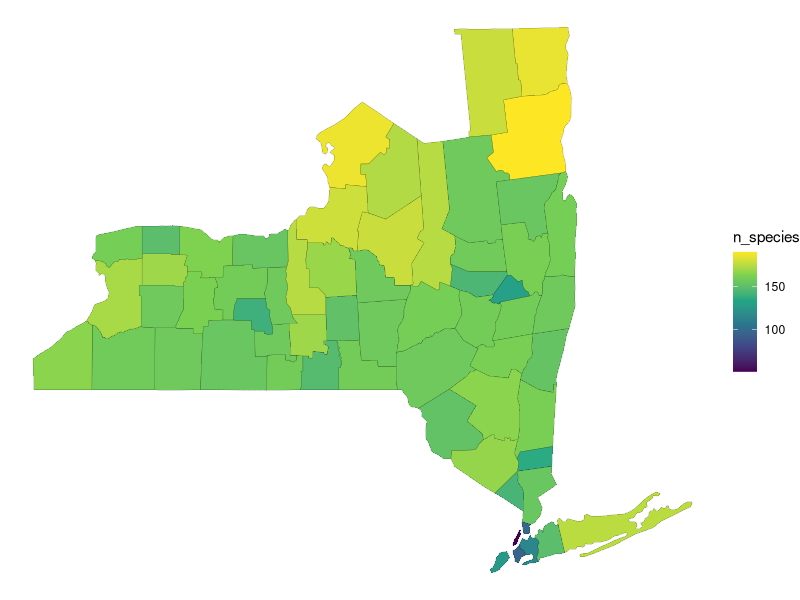
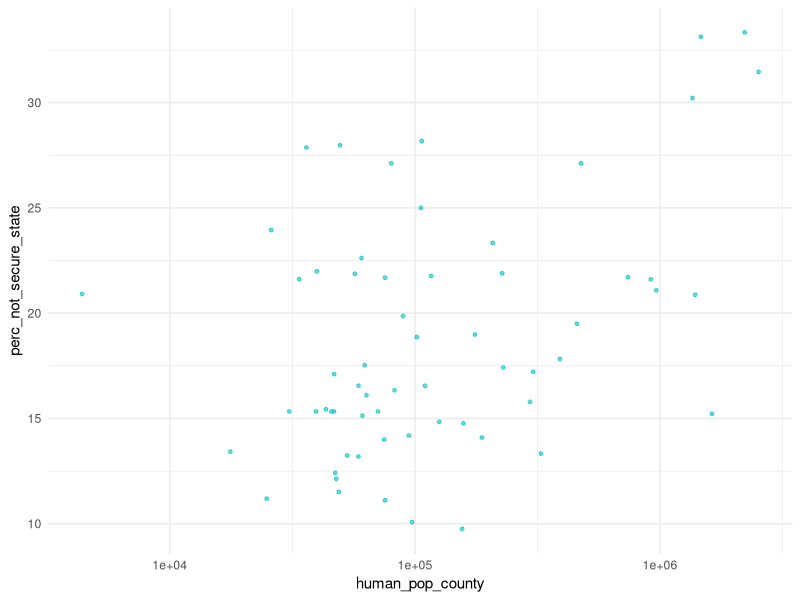
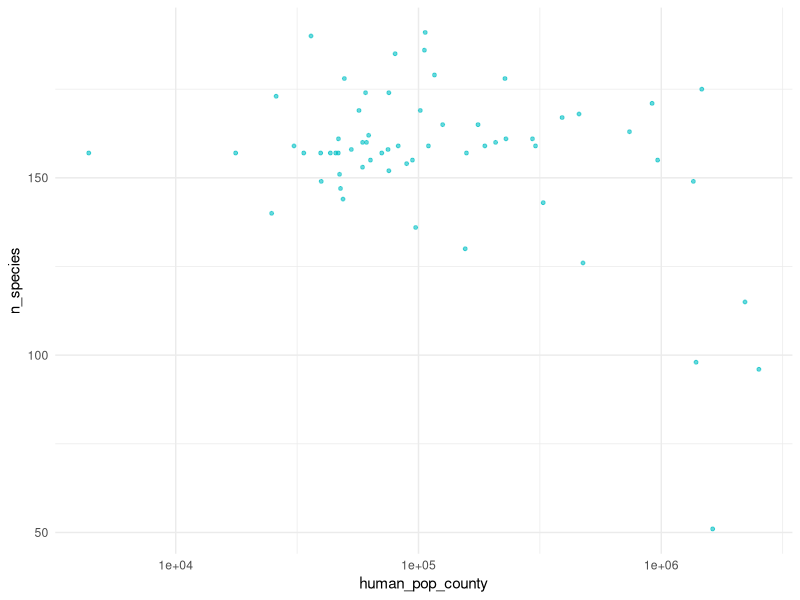
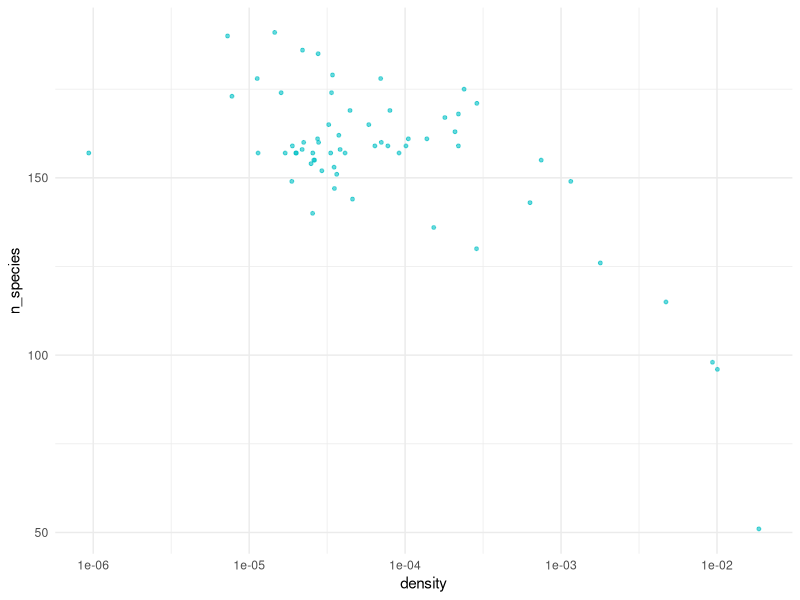
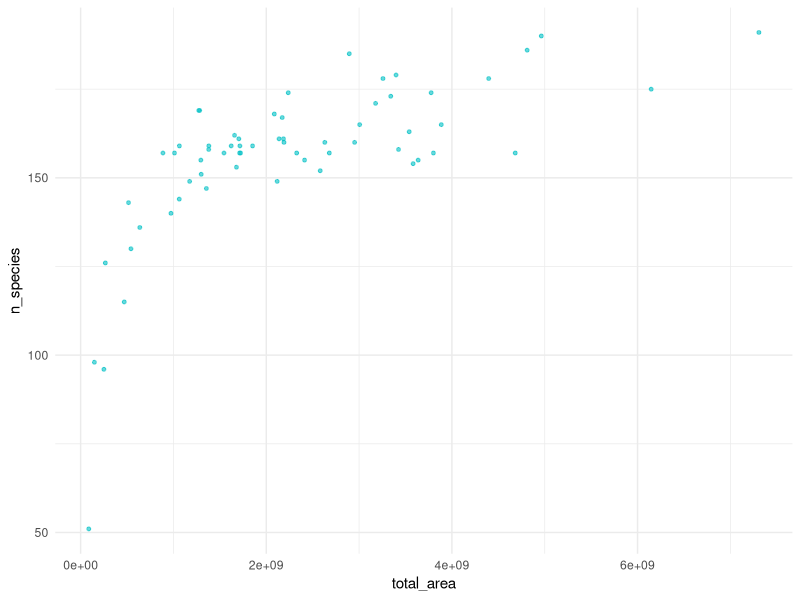
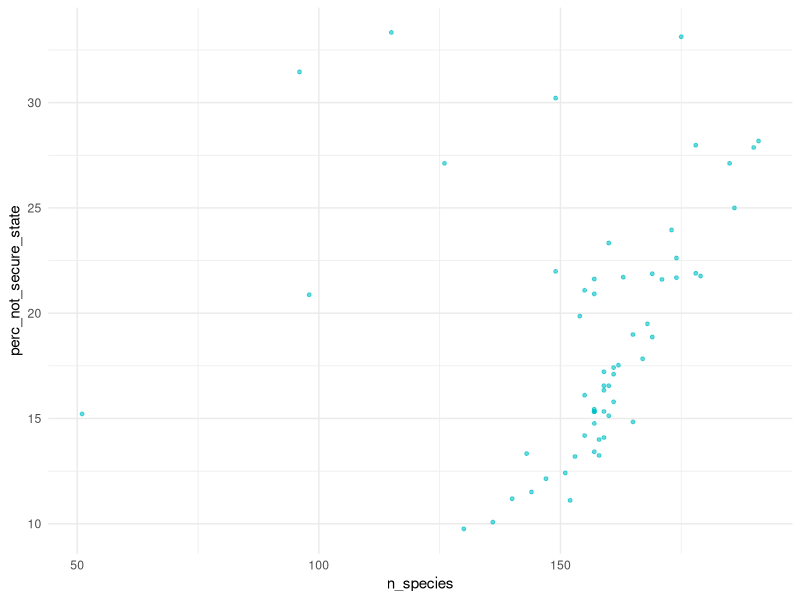

These figures' R source, in order:
## ---- chunk 1
library("readr")
library("dplyr")
library("tidyr")
library("stringr")
## ---- chunk 2
# Contains names of plants and animals, as well as endangerment status, in NY at the county level
#biodiversity = read_csv("./data/Biodiversity.csv")

#https://data.ny.gov/api/views/6x7f-k6wi/rows.csv?accessType=DOWNLOAD&sorting=true
#biodiversity = read_csv("./data/Biodiversity_Animals_Plants.csv")

#https://data.ny.gov/api/views/4asw-6tmc/rows.csv?accessType=DOWNLOAD&sorting=true
biodiversity = read_csv("./data/Biodiversity_Birds.csv")

# Contains estimations for human populations and growth rate in each NY county
countyPop = read_csv("./data/NYCounties.csv")

# Contains estimated land mass of NY counties from 2010
# Areas are in square miles
countyArea = read_csv("./data/NYCountyArea.csv")
## ---- chunk 3
# Clean county population dataset
countyPop = countyPop %>% 
  extract(CTYNAME, into = "county", regex = "(.*)(?= County)") %>% 
  rename(human_pop_county = pop2021, human_growth_rate = GrowthRate)

# Clean county areas dataset
countyArea = countyArea %>% 
  select(BASENAME, AREALAND, AREAWATER) %>% 
  rename(county = BASENAME,
         land_area = AREALAND,
         water_area = AREAWATER)

# Change spaces into underscores and make lowercase for biodiversity column names
names(biodiversity) = gsub(" ", "_", tolower(names(biodiversity)))

# Clean the biodiversity dataset and join with other datasets
biodiversity = biodiversity %>% 
  # Remove unwanted columns
  select(everything(), 
         -ny_listing_status, 
         -federal_listing_status, 
         -distribution_status, 
         -year_last_documented,
         -scientific_name) %>% 
  # Remove non-plant/animal entries as well as non-county entries
  filter(category != "Natural Community", 
         category != "not listed", 
         taxonomic_group != "Animal Assemblages",
         county %in% countyPop$county) %>% 
  left_join(countyPop, by = "county") %>% 
  left_join(countyArea, by = "county") %>% 
  # Create pop/mi^2
  mutate(pop_per_mi = human_pop_county / (land_area + water_area))
## ---- chunk 4
head(biodiversity)
## ---- chunk 5
biodiversity %>% group_by(category) %>% summarise(n = n_distinct(state_conservation_rank))
biodiversity %>% summarise(n = n_distinct(global_conservation_rank))
## ---- chunk 6
# Derive human population densities for each county
county <- full_join(countyArea, countyPop) %>%
  mutate(total_area = land_area + water_area,
         density = human_pop_county/total_area) %>%
  select(county, total_area, human_pop_county, density)

# Find number of species per county, join with dataset to to have pop density and number of species per county in one df
county_data <- biodiversity %>%
  group_by(county) %>%
  summarise(n_species = n()) %>%
  full_join(county, by="county")
## ---- chunk 7
# Derive number of species for each taxonomic group
species_by_subgroup <- biodiversity %>%
  group_by(taxonomic_subgroup) %>%
  summarise(unique_species = unique(common_name)) %>%
  group_by(taxonomic_subgroup) %>%
  summarise(n_species = n())

individuals_per_subgroup = biodiversity %>% 
  #select(county, taxonomic_subgroup) %>% 
  count(county, taxonomic_subgroup) %>% 
  group_by(taxonomic_subgroup) %>% 
  summarize(full_count = sum(n))
## ---- chunk 8
# Convert state and global status ranks into 'secure' 'not_secure' and 'NA'
biodiversity_security <- biodiversity %>%
  mutate(state_security = case_when(
    state_conservation_rank %in% c("S3S4B") ~ "secure",
    state_conservation_rank %in% c("SH", "SX", "S2S3B", "S2?B", "S3?B", "S2?", "S3?", "S1N", "S1?", "S3,SNRN", "SHB,S1N") ~ "not_secure",
    state_conservation_rank %in% c("SNA", "SU", "SNRN") ~ "NA", 
    str_detect(state_conservation_rank, "^S[123]B") | str_detect(state_conservation_rank, "^S[:digit:]S[123]") | str_detect(state_conservation_rank, "^S[123]$") ~ "not_secure",
    str_detect(state_conservation_rank, "^S[45]B") | str_detect(state_conservation_rank, "^S[:digit:]S[45]") | str_detect(state_conservation_rank, "^S[45]$") ~ "secure"
  ),
  global_security = case_when(str_detect(global_conservation_rank, "^G[:digit:]G[45]") | str_detect(global_conservation_rank, "^G[45]T") | str_detect(global_conservation_rank, "^G[45]\\??$") | str_detect(global_conservation_rank, "^G[45]Q") | str_detect(global_conservation_rank, "^G[45]\\?T") ~ "secure",
                              str_detect(global_conservation_rank, "^G[:digit:]G[123]") | str_detect(global_conservation_rank, "^G[123]T") | str_detect(global_conservation_rank, "^G[123HX]\\??$") | str_detect(global_conservation_rank, "^G[123]\\??Q") ~ "not_secure",
                              global_conservation_rank %in% c("GU", "GNA", "GNR", "GUT1Q", "GNRTNR") ~ "NA"
  ))

# Remove any sub-species that have NAs for a conservation rank
biodiversity_security <- biodiversity_security %>% 
  drop_na()

# Summarise by county and do math to get % not secure for each county
county_security <- biodiversity_security %>%
  group_by(county) %>%
  summarise(state_secure = length(which(state_security == "secure")),
            state_not_secure = length(which(state_security == "not_secure")), 
            global_secure = length(which(global_security == "secure")),
            global_not_secure = length(which(global_security == "not_secure")), 
            total_state = state_not_secure + state_secure,
            total_global = global_not_secure + global_secure,
            perc_not_secure_state = state_not_secure/total_state * 100,
            perc_not_secure_global = global_not_secure/total_global *100
            )


counties_derived <- full_join(county_data, county_security) %>%
  select(-state_secure, -state_not_secure, -global_secure, -global_not_secure, -total_state, -total_global)
## ---- chunk 9
# Contains the number of each taxonomic group that occurs in each county
# changed taxnomic group to taxnomic subgroup -- Caitlin
# Also contains the security and population of the county
counties_taxonomic = 
  biodiversity %>% 
  select(county, taxonomic_subgroup) %>% 
  count(county, taxonomic_subgroup) %>% 
  pivot_wider(names_from = taxonomic_subgroup, values_from = n) %>% 
  #replace(is.na(.), 0) %>% 
  right_join(counties_derived, by = "county") %>%
  rename(All = n_species) %>%
  select(county, All, 2:40, perc_not_secure_state) %>% 
  pivot_longer(2:41, names_to = "taxonomic_subgroup", values_to = "n") %>% 
  drop_na() %>% 
  mutate(n = as.integer(n))

#%>% 
  #pivot_longer(c(perc_not_secure_state, perc_not_secure_global), names_to = "level", values_to = "perc_secure")
## ---- chunk 10
# Summarise by county and do math to get % not secure for each county
taxonomic_security <- biodiversity_security %>%
  group_by(county, taxonomic_subgroup) %>%
  summarize(state_secure = length(which(state_security == "secure")),
            state_not_secure = length(which(state_security == "not_secure")), 
            total_state = state_not_secure + state_secure,
            perc_not_secure_state = state_not_secure/total_state * 100
  ) %>% 
  select(county, taxonomic_subgroup, perc_not_secure_state) %>% 
  rename(subgroup_secure = taxonomic_subgroup) %>%
  # Remove NaN values caused from division by zero
  mutate_at(vars(perc_not_secure_state), ~replace(., is.nan(.), 0))

all_security = counties_derived %>% 
  select(county, perc_not_secure_state) %>% 
  mutate(subgroup_secure = "All")

taxonomic_security = rbind(taxonomic_security, all_security)

wanted_list = c("All", "Wood-Warblers", "Ducks, Geese, Waterfowl", "Gulls, Terns, Plovers, Shorebirds", "Hawks, Falcons, Eagles, Vultures", "Sparrows and Towhees", "Herons, Bitterns, Egrets, Pelicans", "Flycatchers", "Woodpeckers", "Blackbirds and Orioles", "Finches and Crossbills", "Owls", "Rails, Coots and Cranes")

taxonomic_security = counties_taxonomic %>% 
  select(-perc_not_secure_state) %>% 
  left_join(taxonomic_security, by = "county") %>% 
  filter(taxonomic_subgroup == subgroup_secure) %>% 
  #pivot_longer(c(perc_not_secure_state, perc_not_secure_global), names_to = "level", values_to = "perc_not_secure") %>% 
  filter(taxonomic_subgroup %in% wanted_list)
## ---- chunk 11
# write two main datasets to csv files
write_csv(counties_derived, "./data/counties_derived.csv")

write_csv(biodiversity, "./data/biodiversity_derived.csv")

write_csv(counties_taxonomic, "./data/counties_taxonomic.csv")

write_csv(taxonomic_security, "./data/taxonomic_security.csv")
## ---- chunk 12
# I followed this tutorial: https://www.r-bloggers.com/2017/10/county-level-choropleth-in-plotly-and-r/

library("ggplot2")

counties_nspecies = counties_derived %>% 
  select(county, n_species) %>% 
  mutate(county = tolower(county)) %>% 
  rename(subregion = county)

choropleth = map_data("county") %>% 
  filter(region == "new york") %>% 
  inner_join(counties_nspecies, by = "subregion")

ggplot(choropleth, aes(long, lat, group = subregion)) +
  geom_polygon(aes(fill = n_species), colour = alpha("black", 1/2), size = 0.1)  +
  scale_fill_viridis_c() +
  theme_void()
## ---- chunk 13
ggplot(counties_derived, aes(x = human_pop_county, y = perc_not_secure_state)) + 
    scale_x_log10() +
    #geom_jitter(color = "#00BFC4", alpha = 0.6, size = 1, width = 0.3) +
    geom_point(color = "#00BFC4", alpha = 0.6, size = 1) +
    theme_minimal() +
    theme(legend.position = "none")

ggplot(counties_derived, aes(x = human_pop_county, y = n_species)) + 
    scale_x_log10() +
    geom_point(color = "#00BFC4", alpha = 0.6, size = 1) +
    theme_minimal() +
    theme(legend.position = "none")

ggplot(counties_derived, aes(x = density, y = n_species)) + 
    scale_x_log10() +
    geom_point(color = "#00BFC4", alpha = 0.6, size = 1) +
    theme_minimal() +
    theme(legend.position = "none")

ggplot(counties_derived, aes(x = total_area, y = n_species)) + 
    geom_point(color = "#00BFC4", alpha = 0.6, size = 1) +
    theme_minimal() +
    theme(legend.position = "none")

ggplot(counties_derived, aes(x = n_species, y = perc_not_secure_state)) + 
    geom_point(color = "#00BFC4", alpha = 0.6, size = 1) +
    theme_minimal() +
    theme(legend.position = "none")
## ---- chunk 14
counties_nameless = counties_derived %>% 
  select(-county)

# Note that density = human_pop_county / total_area
model = lm(perc_not_secure_state ~ ., data = counties_nameless)
summary(model)
